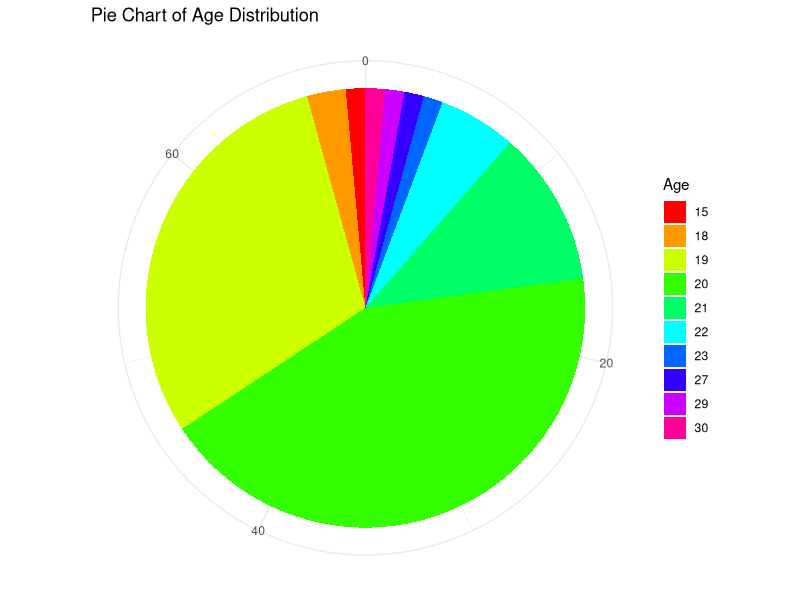
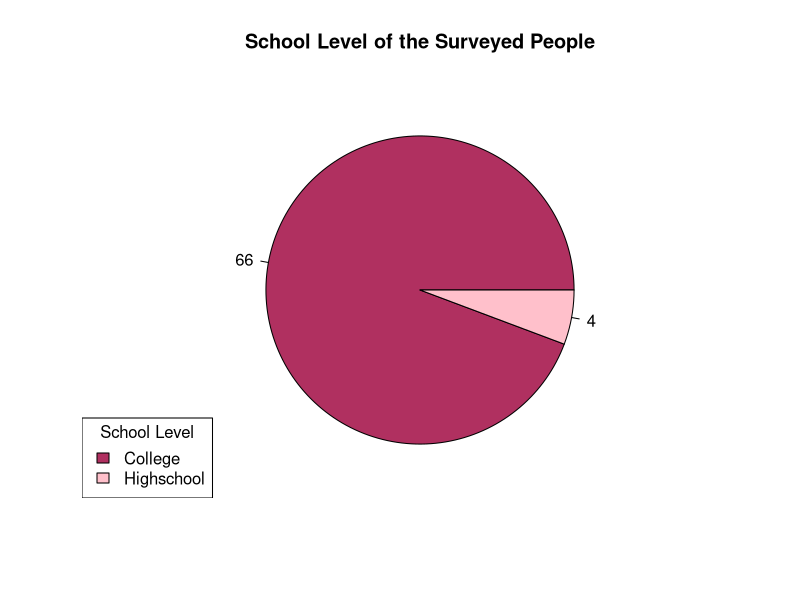
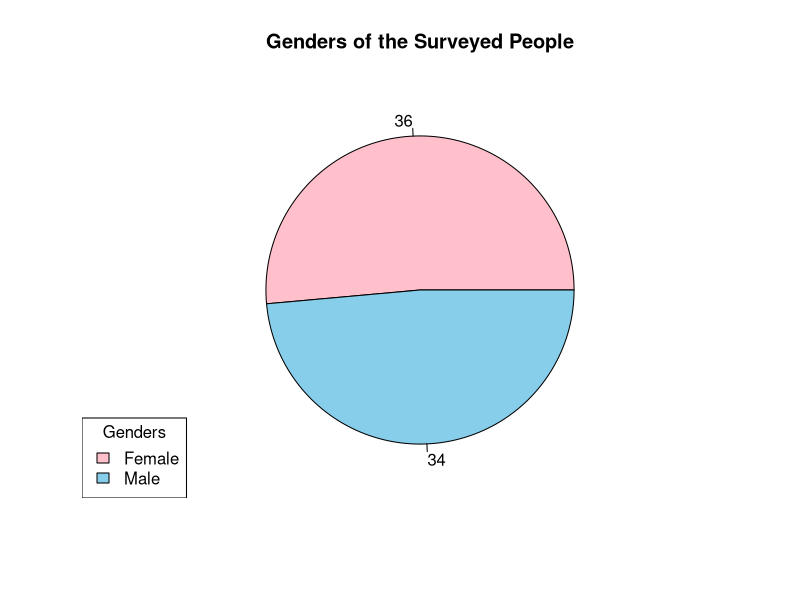
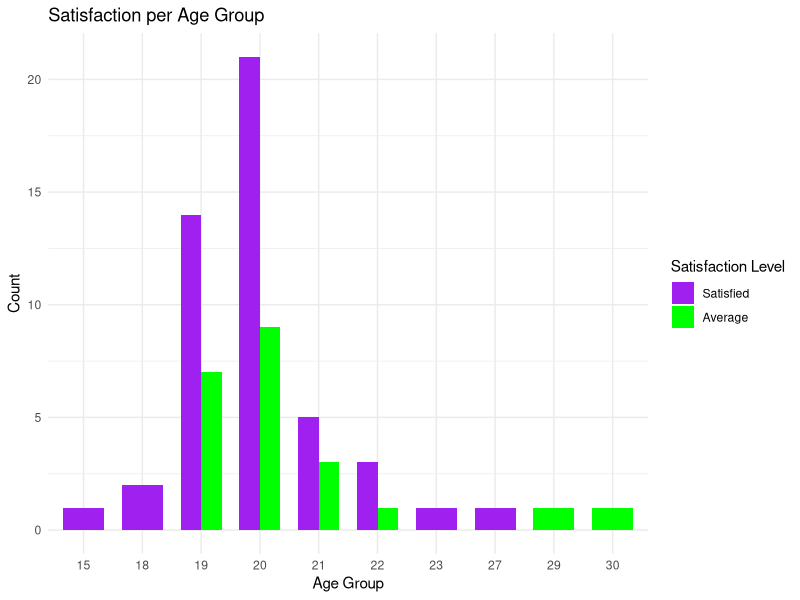
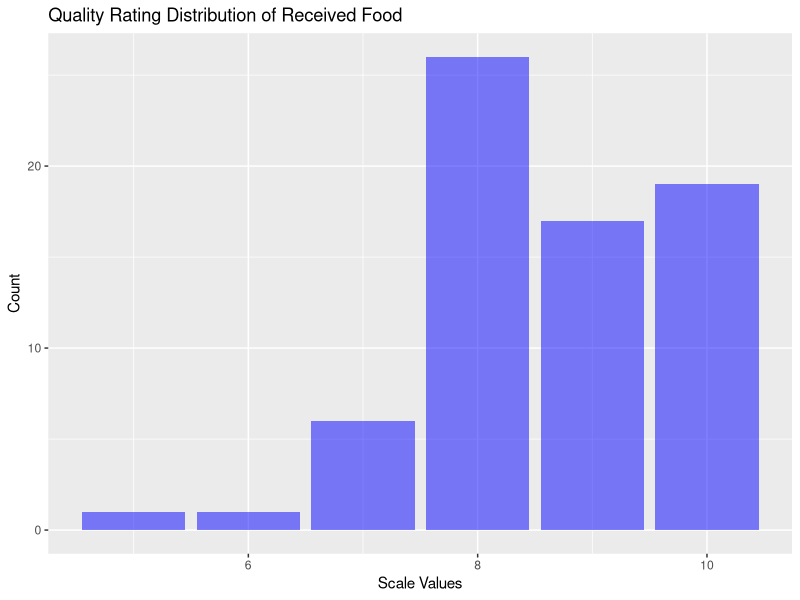
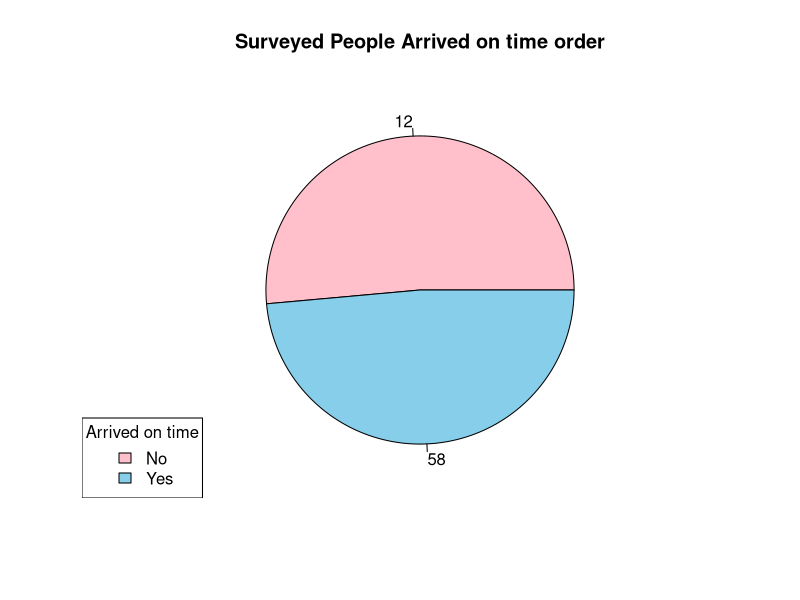
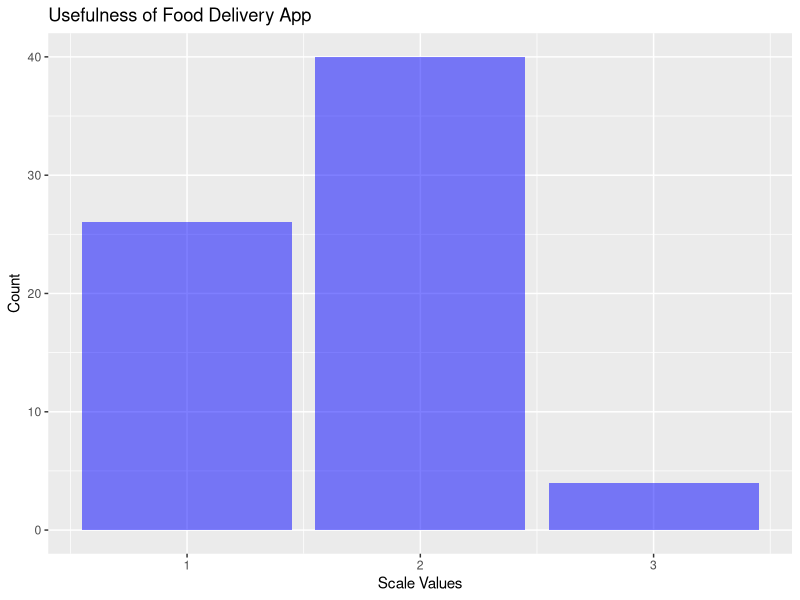
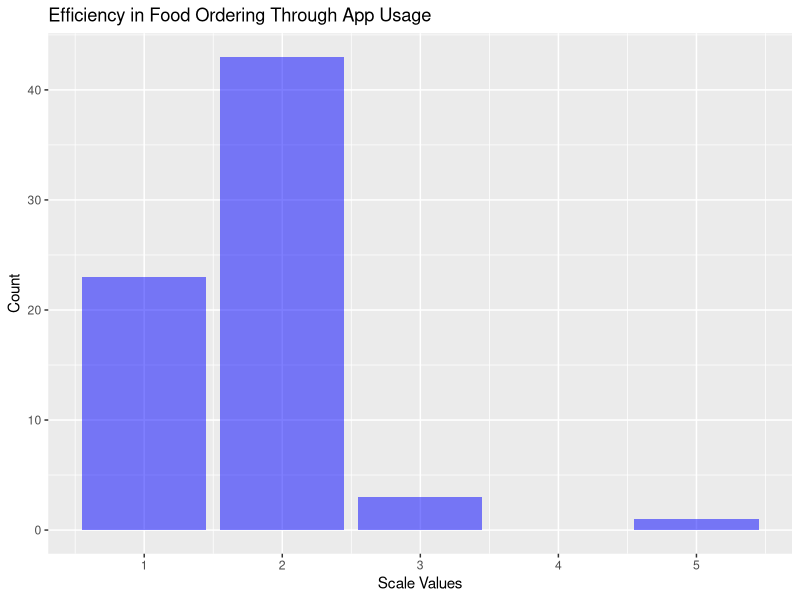

Here is the R script that generated these plots, in order:
## ---- chunk 1
knitr::opts_chunk$set(echo = TRUE)
## ---- chunk 2
library(readxl)
library(dplyr)
survey<-read_xlsx("survey.xlsx")
original_survey<-read_xlsx("survey.xlsx")


survey<- survey[,-2]
name<-survey$`Name:(first name, middle initial, last name )`
age<- survey$`Age:`
gender<-survey$`Sex:`

survey$`Education Level`<-ifelse(is.na(survey$`Education Level`), "College", survey$`Education Level`)
education_level<-survey$`Education Level`


experience<-survey$`How satisfied were you with the overall experience of ordering food through food deliveries service?`
experience<-as.data.frame(experience)
experience<-replace(experience,experience>="Satisfied",1)
experience<-replace(experience,experience>="Average",2)
experience<-replace(experience,experience>="Disatisfied",3)

survey$`How satisfied were you with the overall experience of ordering food through food deliveries service?`<-experience

scale<-survey$`On a scale of 1 to 10, how would you rate the quality of the food you received?`


orderarrival<-survey$`Did your order arrive within the estimated delivery time?`


p1<-survey$`I would find the food delivery app useful for my needs` 
p1 <- recode(p1, 
             "Strongly Agree" = 1,
             "Agree" = 2,
             "Neutral" = 3,
             "Disagree" = 4,
             "Strongly Disagree" = 5)
p1mean<-mean(p1)
p1sd<-sd(p1)
survey$`I would find the food delivery app useful for my needs`<-p1
survey$`Performance Expectancy 1`<-survey$`I would find the food delivery app useful for my needs`

p2 <- survey$`Using the app enables me to order food more quickly and efficiently`
p2 <- recode(p2, 
             "Strongly Agree" = 1,
             "Agree" = 2,
             "Neutral" = 3,
             "Disagree" = 4,
             "Strongly Disagree" = 5)
survey$`Using the app enables me to order food more quickly and efficiently` <- p2
survey$`Performance Expectancy 2`<-survey$`Using the app enables me to order food more quickly and efficiently`
p2mean<-mean(p2)
p2sd<-sd(p2)

p3 <- survey$`Using the app increases my satisfaction with the food delivery process`
p3 <- recode(p3, 
             "Strongly Agree" = 1,
             "Agree" = 2,
             "Neutral" = 3,
             "Disagree" = 4,
             "Strongly Disagree" = 5)
survey$`Using the app increases my satisfaction with the food delivery process` <- p3
survey$`Performance Expectancy 3`<-survey$`Using the app increases my satisfaction with the food delivery process`
p3mean<-mean(p3)
p3sd<-sd(p3)

p4 <- survey$`If I use the app, I believe it will enhance my overall dining experience`
p4 <- recode(p4, 
             "Strongly Agree" = 1,
             "Agree" = 2,
             "Neutral" = 3,
             "Disagree" = 4,
             "Strongly Disagree" = 5)
survey$`If I use the app, I believe it will enhance my overall dining experience` <- p4
survey$`Performance Expectancy 4`<-survey$`If I use the app, I believe it will enhance my overall dining experience`
p4mean<-mean(p4)
p4sd<-sd(p4)

e1<-survey$`My interaction with the app would be clear and understandable`
e1<-recode(e1, 
           "Strongly Agree" = 1,
           "Agree" = 2,
           "Neutral" = 3,
           "Disagree" = 4,
           "Strongly Disagree" = 5)
e1mean<-mean(e1)
e1sd<-sd(e1)
survey$`My interaction with the app would be clear and understandable`<-e1
survey$`Effort Expectancy 1`<-survey$`My interaction with the app would be clear and understandable`
e2 <- survey$`It would be easy for me to become skillful at using the app`
e2 <-  recode(e2, 
              "Strongly Agree" = 1,
              "Agree" = 2,
              "Neutral" = 3,
              "Disagree" = 4,
              "Strongly Disagree" = 5)
e2mean <- mean(e2)
e2sd <- sd(e2)
survey$`It would be easy for me to become skillful at using the app`<-e2
survey$`Effort Expectancy 2`<-survey$`It would be easy for me to become skillful at using the app`
e3 <- survey$`I would find the app easy to navigate and use`
e3 <-  recode(e3, 
              "Strongly Agree" = 1,
              "Agree" = 2,
              "Neutral" = 3,
              "Disagree" = 4,
              "Strongly Disagree" = 5)
e3mean <- mean(e3)
e3sd <- sd(e3)
survey$`I would find the app easy to navigate and use`<-e3
survey$`Effort Expectancy 3`<-survey$`I would find the app easy to navigate and use`

e4 <- survey$`Learning to operate the app is easy for me`
e4 <-  recode(e4, 
              "Strongly Agree" = 1,
              "Agree" = 2,
              "Neutral" = 3,
              "Disagree" = 4,
              "Strongly Disagree" = 5)
e4mean <- mean(e4)
e4sd <- sd(e4)
survey$`Learning to operate the app is easy for me`<-e4
survey$`Effort Expectancy 4`<-survey$`Learning to operate the app is easy for me`

s1 <- survey$`People who influence my dining choices think that I should use the app`
s1 <-  recode(s1, 
              "Strongly Agree" = 1,
              "Agree" = 2,
              "Neutral" = 3,
              "Disagree" = 4,
              "Strongly Disagree" = 5)
s1mean <- mean(s1)
s1sd <- sd(s1)
survey$`People who influence my dining choices think that I should use the app`<-s1
survey$`Social Influence 1`<-survey$`People who influence my dining choices think that I should use the app`

s2 <- survey$`People who are important to me recommend using the food delivery app`
s2 <-  recode(s2, 
              "Strongly Agree" = 1,
              "Agree" = 2,
              "Neutral" = 3,
              "Disagree" = 4,
              "Strongly Disagree" = 5)
s2mean <- mean(s2)
s2sd <- sd(s2)


survey$`People who are important to me recommend using the food delivery app`<-s2
survey$`Social Influence 2`<-survey$`People who are important to me recommend using the food delivery app`

survey$`People who influence my dining choices think that I should use the app`<-s2

survey$`People who are important to me recommend using the food delivery app`<-s2



s3 <-survey$`Using the app helps me to put more time to other chores`
s3 <-  recode(s3,
              "Strongly Agree" = 1,
              "Agree" = 2,
              "Neutral" = 3,
              "Disagree" = 4,
              "Strongly agree" = 5)
s3mean <- mean(s3)
s3sd <- sd(s3)
survey$`Using the app helps me to put more time to other chores`<-s3  
survey$`Social Influence3`<-survey$`Using the app helps me to put more time to other chores`

s4 <- survey$`In general, the food delivery app organization has supported its use`
s4 <-  recode(s4, 
              "Strongly Agree" = 1,
              "Agree" = 2,
              "Neutral" = 3,
              "Disagree" = 4,
              "Strongly Disagree" = 5)
s4mean <- mean(s4)
s4sd <- sd(s4)
survey$`In general, the food delivery app organization has supported its use`<-s4
survey$`Social Influence 4`<-survey$`In general, the food delivery app organization has supported its use`

f1 <- survey$`I have the resources necessary to use the food delivery app`
f1 <-  recode(f1, 
              "Strongly Agreee" = 1,
              "Agree" = 2,
              "Neutral" = 3,
              "Disagree" = 4,
              "Strongly Disagree" = 5)
f1mean <- mean(f1)
f1sd <- sd(f1)
survey$`I have the resources necessary to use the food delivery app`<-f1
survey$`Facilitating Conditions 1`<-survey$`I have the resources necessary to use the food delivery app`

f2 <- survey$`I have the knowledge required to use the app effectively`
f2 <-  recode(f2, 
              "Strongly Agree" = 1,
              "Agree" = 2,
              "Neutral" = 3,
              "Disagree" = 4,
              "Strongly Disagree" = 5)
f2mean <- mean(f2)
f2sd <- sd(f2)
survey$`I have the knowledge required to use the app effectively`<-f2
survey$`Facilitating Conditions 2`<-survey$`I have the knowledge required to use the app effectively`
f3 <- survey$`The app is compatible with other device I use for ordering food`
f3 <-  recode(f3, 
              "Strongly Agree" = 1,
              "Agree" = 2,
              "Neutral" = 3,
              "Disagree" = 4,
              "Strongly Disagree" = 5)
f3mean <- mean(f3)
f3sd <- sd(f3)
survey$`The app is compatible with other device I use for ordering food`<-f3
survey$`Facilitating Conditions 3`<-survey$`The app is compatible with other device I use for ordering food`


#----------------------------------------------------------------------------------

Performance <- data.frame(
  Variable = c("p1","p2","p3","p4"),
  Mean = c(p1mean, p2mean, p3mean, p4mean),
  SD = c(p1sd, p2sd, p3sd, p4sd)
)
PerformanceTotalMean<-mean(Performance$Mean)
PerformanceTotalSD<-mean(Performance$SD)


Effort <- data.frame(
  Variable = c("e1","e2","e3","e4"),
  Mean = c(e1mean, e2mean, e3mean, e4mean),
  SD = c(e1sd, e2sd, e3sd, e4sd)
)
EffortTotalMean<-mean(Effort$Mean)
EffortTotalSD<-mean(Effort$SD)


Social <- data.frame(
  Variable = c("s1","s2","s3","s4"),
  Mean = c(s1mean, s2mean, s3mean, s4mean),
  SD = c(s1sd, s2sd, s3sd, s4sd)
)
SocialTotalMean<-mean(Social$Mean)
SocialTotalSD<-mean(Social$SD)

Facilitate <- data.frame(
  Variable = c("f1","f2","f3"),
  Mean = c(f1mean, f2mean, f3mean),
  SD = c(f1sd, f2sd, f3sd)
)
FacilitateTotalMean<-mean(Facilitate$Mean)
FacilitateTotalSD<-mean(Facilitate$SD)


Overall <- data.frame(
  Variable = c("PE","EE","SI","FC"),
  Description=c("Performance Expectancy","Effort Expectancy","Social Influence","Facilitating Conditions"),
  TOTAL_Mean = c(PerformanceTotalMean,EffortTotalMean,SocialTotalMean , FacilitateTotalMean),
  TOTAL_SD = c(PerformanceTotalSD,EffortTotalSD,SocialTotalSD , FacilitateTotalSD)
)
Overall





survsumtable <- data.frame(
  Variable = c("p1","p2","p3","p4","e1","e2","e3","e4","s1","s2","s3","s4","f1","f2","f3"),Description=c("Performance Expectancy","Performance Expectancy","Performance Expectancy","Performance Expectancy","Effort Expectancy","Effort Expectancy","Effort Expectancy","Effort Expectancy","Social Influence","Social Influence","Social Influence","Social Influence","Facilitating Conditions","Facilitating Conditions","Facilitating Conditions"),
  Mean = c(p1mean, p2mean, p3mean, p4mean, e1mean, e2mean, e3mean, e4mean, s1mean, s2mean, s3mean, s4mean, f1mean, f2mean, f3mean),
  SD = c(p1sd, p2sd, p3sd, p4sd, e1sd, e2sd, e3sd, e4sd, s1sd, s2sd, s3sd, s4sd, f1sd, f2sd, f3sd)
)
library(openxlsx)
survsumtable
write.xlsx(survsumtable, "survey_mean_sd_table.xlsx")
write.csv(survey, "survey_added_factors.csv")

## ---- chunk 3

library(ggplot2)
library(dplyr)


age_counts <- survey %>%
  count(`Age:`) %>%
  arrange(desc(`Age:`))


ggplot(age_counts, aes(x = "", y = n, fill = factor(`Age:`))) +
  geom_bar(width = 1, stat = "identity") +
  coord_polar(theta = "y") +
  labs(title = "Pie Chart of Age Distribution",
       fill = "Age",
       x = NULL,
       y = NULL) +
  theme_minimal() +
  scale_fill_manual(values = rainbow(nrow(age_counts)))



## ---- chunk 4
EducationalLevel<- survey %>%
  group_by(`Education Level`) %>%
  summarise(count=n())

colors <- c("maroon", "pink")
pie(EducationalLevel$count, labels = EducationalLevel$count, col = colors, main = "School Level of the Surveyed People",)
legend("bottomleft", legend = EducationalLevel$`Education Level`, fill = colors, title = "School Level")

## ---- chunk 5
Gender<- survey %>%
  group_by(survey$`Sex:`) %>%
  summarise(count=n())

colors <- c("pink","skyblue")
pie(Gender$count, labels = Gender$count, col = colors, main = "Genders of the Surveyed People",)
legend("bottomleft", legend = Gender$`survey$\`Sex:\``, fill = colors, title = "Genders")

## ---- chunk 6
experience<-data.frame(
  survey$`Age:`,
  survey$`How satisfied were you with the overall experience of ordering food through food deliveries service?`$experience
)
colnames(experience)<-c("age","satisfaction")
satisfaction_labels <- c("1" = "Satisfied", "2" = "Average")

ggplot(experience, aes(x = factor(age), fill = factor(satisfaction))) +
  geom_bar(position = "dodge", width = 0.7) +
  labs(title = "Satisfaction per Age Group",
       x = "Age Group",
       y = "Count") +
  scale_fill_manual(name = "Satisfaction Level", 
                    values = c("1" = "purple", "2" = "green"),  
                    labels = satisfaction_labels) + 
  theme_minimal()
## ---- chunk 7
scale<-survey$`On a scale of 1 to 10, how would you rate the quality of the food you received?`

scaling <- data.frame(scale)
ggplot(scaling, aes(x = scale)) +
  geom_bar(fill = "blue", alpha = 0.5) + 
  labs(title = "Quality Rating Distribution of Received Food",

       x = "Scale Values",
       y = "Count") +
  scale_fill_hue(name = "Scale Value") 
## ---- chunk 8
arrival<- survey %>%
  group_by(survey$`Did your order arrive within the estimated delivery time?`) %>%
  summarise(count=n())

colors <- c("pink","skyblue")
pie(Gender$count, labels = arrival$count, col = colors, main = "Surveyed People Arrived on time order",)
legend("bottomleft", legend = arrival$`survey$\`Did your order arrive within the estimated delivery time?\``, fill = colors, title = "Arrived on time")

## ---- chunk 9
p1<-survey$`I would find the food delivery app useful for my needs`
p1s <- data.frame(p1)
ggplot(p1s, aes(x = p1)) +
  geom_bar(fill = "blue", alpha = 0.5) + 
  labs(title = "Usefulness of Food Delivery App",
       x = "Scale Values",
       y = "Count") +
  scale_fill_hue(name = "Scale Value") 
## ---- chunk 10
p2<-survey$`Using the app enables me to order food more quickly and efficiently`
p2s <- data.frame(p2)
ggplot(p2s, aes(x = p2)) +
  geom_bar(fill = "blue", alpha = 0.5) + 
  labs(title = "Efficiency in Food Ordering Through App Usage",
       x = "Scale Values",
       y = "Count") +
  scale_fill_hue(name = "Scale Value")
## ---- chunk 11
p3<-survey$`Using the app increases my satisfaction with the food delivery process`
p3s <- data.frame(p3)
ggplot(p3s, aes(x = p3)) +
  geom_bar(fill = "blue", alpha = 0.5) + 
  labs(title = "Impact of App Usage on Satisfaction with Food Delivery",
       x = "Scale Values",
       y = "Count") +
  scale_fill_hue(name = "Scale Value")

## ---- chunk 12
p4<-survey$`If I use the app, I believe it will enhance my overall dining experience`
p4s <- data.frame(p4)
ggplot(p4s, aes(x = p4)) +
  geom_bar(fill = "blue", alpha = 0.5) + 
  labs(title = "Expectation of Enhanced Dining Experience Through App Usage",
       x = "Scale Values",
       y = "Count") +
  scale_fill_hue(name = "Scale Value")
## ---- chunk 13
e1<-survey$`My interaction with the app would be clear and understandable`
e1s <- data.frame(e1)
ggplot(e1s, aes(x = e1)) +
  geom_bar(fill = "blue", alpha = 0.5) + 
  labs(title = "Perception of Clarity and Understandability in Food Delivery App Interaction",
       x = "Scale Values",
       y = "Count") +
  scale_fill_hue(name = "Scale Value")
## ---- chunk 14
e2<-survey$`It would be easy for me to become skillful at using the app`
e2s <- data.frame(e2)
ggplot(e2s, aes(x = e2)) +
  geom_bar(fill = "blue", alpha = 0.5) + 
  labs(title = "Ease of Becoming Proficient with Food Delivery App",
       x = "Scale Values",
       y = "Count") +
  scale_fill_hue(name = "Scale Value")
## ---- chunk 15
e3<-survey$`I would find the app easy to navigate and use`
e3s <- data.frame(e3)
ggplot(e3s, aes(x = e3)) +
  geom_bar(fill = "blue", alpha = 0.5) + 
  labs(title = "Easy App Navigation and Usage",
       x = "Scale Values",
       y = "Count") +
  scale_fill_hue(name = "Scale Value")
## ---- chunk 16
e4<-survey$`Learning to operate the app is easy for me`
e4s <- data.frame(e4)
ggplot(e4s, aes(x = e4)) +
  geom_bar(fill = "blue", alpha = 0.5) + 
  labs(title = "Ease of Learning to Operate Food Delivery App",
       x = "Scale Values",
       y = "Count") +
  scale_fill_hue(name = "Scale Value")
## ---- chunk 17
s1<-survey$`People who influence my dining choices think that I should use the app`
s1s <- data.frame(s1)
ggplot(s1s, aes(x = s1)) +
  geom_bar(fill = "blue", alpha = 0.5) + 
  labs(title = "Impact of Influential Dining Recommendations on App Usage",
       x = "Scale Values",
       y = "Count") +
  scale_fill_hue(name = "Scale Value")
## ---- chunk 18
s2<-survey$`People who are important to me recommend using the food delivery app`
s2s <- data.frame(s2)
ggplot(s2s, aes(x = s2)) +
  geom_bar(fill = "blue", alpha = 0.5) + 
  labs(title = "Influence of Recommendations on Food Delivery App Usage",
       x = "Scale Values",
       y = "Count") +
  scale_fill_hue(name = "Scale Value")
## ---- chunk 19
s3<-survey$`Using the app helps me to put more time to other chores`
s3s <- data.frame(s3)
ggplot(s3s, aes(x = s3)) +
  geom_bar(fill = "blue", alpha = 0.5) + 
  labs(title = "Effect of App Usage on Allocating Time to Other Chores",
       x = "Scale Values",
       y = "Count") +
  scale_fill_hue(name = "Scale Value")
## ---- chunk 20
s4<-survey$`In general, the food delivery app organization has supported its use`
s4s <- data.frame(s4)
ggplot(s4s, aes(x = s4)) +
  geom_bar(fill = "blue", alpha = 0.5) + 
  labs(title = "Perception of Food Delivery App Organization Support",
       x = "Scale Values",
       y = "Count") +
  scale_fill_hue(name = "Scale Value")
## ---- chunk 21
f1<-survey$`I have the resources necessary to use the food delivery app`
f1s <- data.frame(f1)
ggplot(f1s, aes(x = f1)) +
  geom_bar(fill = "blue", alpha = 0.5) + 
  labs(title = "Availability of Resources for Food Delivery App Usage",
       x = "Scale Values",
       y = "Count") +
  scale_fill_hue(name = "Scale Value")
## ---- chunk 22
f2<-survey$`I have the knowledge required to use the app effectively`
f2s <- data.frame(f2)
ggplot(f2s, aes(x = f2)) +
  geom_bar(fill = "blue", alpha = 0.5) + 
  labs(title = "User's App Knowledge and Familiarity",
       x = "Scale Values",
       y = "Count") +
  scale_fill_hue(name = "Scale Value")
## ---- chunk 23
f3<-survey$`The app is compatible with other device I use for ordering food`
f3s <- data.frame(f3)

ggplot(f3s, aes(x = f3)) +
  geom_bar(fill = "blue", alpha = 0.5) + 
  labs(title = "Compatibility of the App with User's Devices for Ordering Food",
       x = "Scale Values",
       y = "Count") +
  scale_fill_hue(name = "Scale Value")

